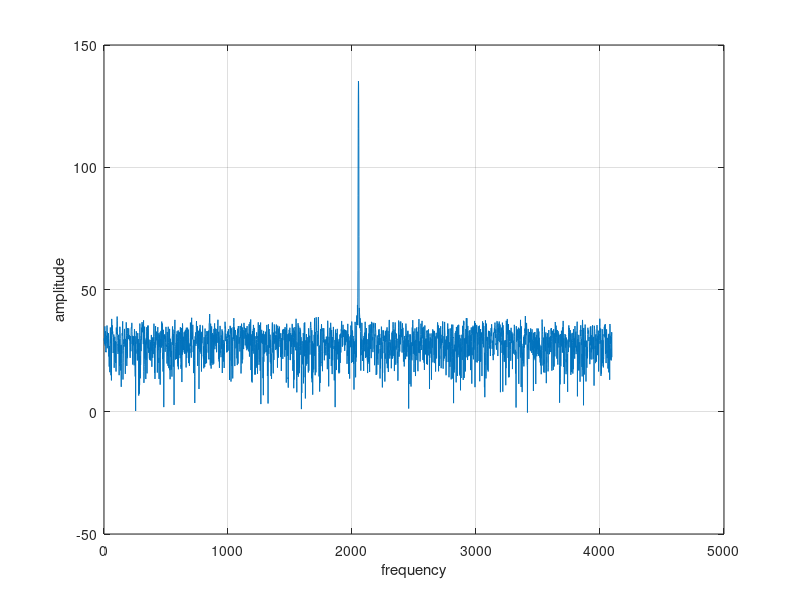

MATLAB code to generate this figure:
pkg load signal
load('ddcdebdata.txt');
complexData = ddcdebdata(:,1) + i* ddcdebdata(:,2);
window = blackmanharris(length(complexData));
windoweddata = window.*complexData;
result = fft(windoweddata);
result = fftshift(result);
absolute = abs(result);
dB = 20*log10(absolute);
plot(dB);
xlabel("frequency");
ylabel("amplitude");
grid on;
